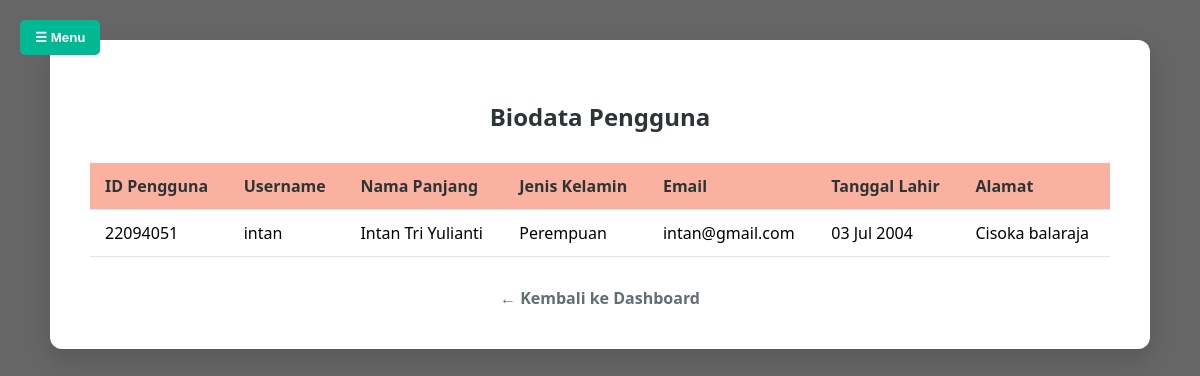
Page /admin-panel/biodata-user/ (signed in) on the committed database.
### peminjaman/models.py (models this page shows, shortened)
class User(AbstractUser):
    nama_panjang = models.CharField(max_length=100, blank=True)
    tgl_lahir = models.DateField(null=True, blank=True)
    alamat = models.TextField(blank=True)
    JENIS_KELAMIN_CHOICES = (
        ('L', 'Laki-laki'),
        ('P', 'Perempuan'),
    )
    jenis_kelamin = models.CharField(max_length=1, choices=JENIS_KELAMIN_CHOICES, blank=True)
    kode_user = models.CharField(max_length=20, unique=True, blank=True, null=True)

### peminjaman/views.py (the view)
# urls.py: path('admin-panel/biodata-user/', views.biodata_user, name='biodata_user'),
@login_required
@user_passes_test(is_admin)
def biodata_user(request):
    users = User.objects.filter(is_staff=False)
    return render(request, 'admin/biodatauser.html', {'users': users})

### peminjaman/views.py (called while the page is built)
def is_admin(user):
    return user.is_staff or user.is_superuser

### peminjaman/templates/admin/biodatauser.html (shortened to what this page needs)
{% load static %}
<!DOCTYPE html>
<html lang="id">
<head>
</head>
<body>
<button id="menuBtn" class="toggle-button" onclick="openSidebar()">☰ Menu</button>
<div class="content" id="mainContent">
  <div class="container">
    <h2>Biodata Pengguna</h2>
    {% if users %}
    <table>
      <thead>
        <tr>
          <th>ID Pengguna</th>
          <th>Username</th>
          <th>Nama Panjang</th>
          <th>Jenis Kelamin</th>
          <th>Email</th>
          <th>Tanggal Lahir</th>
          <th>Alamat</th>
        </tr>
      </thead>
      <tbody>
        {% for user in users %}
        <tr>
          <td>{{ user.kode_user|default:"-" }}</td>
          <td>{{ user.username }}</td>
          <td>{{ user.nama_panjang|default:"-" }}</td>
          <td>
            {% if user.jenis_kelamin == 'L' %}
              Laki-laki
            {% elif user.jenis_kelamin == 'P' %}
              Perempuan
            {% else %}
              -
            {% endif %}
          </td>
          <td>{{ user.email|default:"-" }}</td>
          <td>{{ user.tgl_lahir|date:"d M Y"|default:"-" }}</td>
          <td>{{ user.alamat|default:"-" }}</td>
        </tr>
        {% endfor %}
      </tbody>
    </table>
    {% else %}
      <p style="text-align:center;">Tidak ada pengguna ditemukan.</p>
    {% endif %}
    <div class="back-link">
      <a href="{% url 'dashboard_admin' %}">← Kembali ke Dashboard</a>
    </div>
  </div>
</div>
</body>
</html>

### rows in the picture
User: kode_user "22094051", username "intan", nama_panjang "Intan Tri Yulianti", jenis_kelamin "Perempuan", email "intan@gmail.com", tgl_lahir "03 Jul 2004", alamat "Cisoka balaraja"
